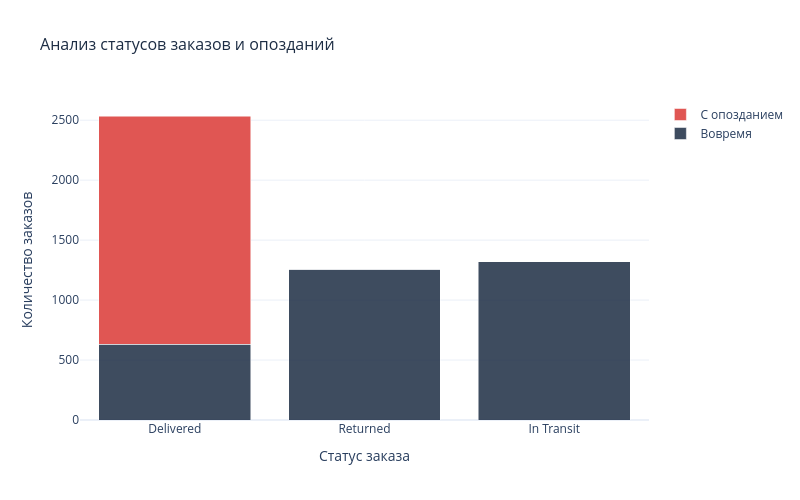

This figure's notebook cell:
### Markdown cell above
## Своевременность доставки 🚚

Цель: понять, сколько заказов доставляется вовремя, а сколько — с опозданием. Посчитать по статусам заказов:  
1.	Общее количество заказов (total_orders).  
2.	Количество заказов, доставленных с опозданием (фактическая дата доставки order_delivered_customer_time позже ожидаемой order_estimated_delivery_time).  

<div class="alert alert-block alert-info">
    
<pre>
<b>SELECT</b>
  order_status,
  COUNT(*) <b>AS</b> total_orders,
  COUNT(order_id) <b>FILTER</b>(
    <b>WHERE</b>
      order_delivered_customer_time > order_estimated_delivery_time
  ) <b>AS</b> late_orders
<b>FROM</b>
  orders
<b>GROUP BY</b>
  order_status

</pre>

</div>

Вывод: Заказов со статусов "Delivered" - 2 535, из них 1 902 доставлены с опозданием. Таким образом, On-time Delivery составляет лишь 25%, в то время как индустриальный бенчмарк для e-commerce и маркетплейсов обычно находится в диапазоне 80–90%. Для маркетплейсов товаров для дома и красоты спрос сильно чувствителен к срокам, и задержки напрямую бьют по повторным покупкам. Для выявления первопричин необходимо провести декомпозицию задержек по следующим направлениям:
- География: регионы с максимальной долей опозданий  
- Категории товаров: возможны разные SLA и логистические цепочки  
- Логистические партнёры / склады: вклад каждого звена в задержки  
- Временной тренд: усиление или стабилизация проблемы во времени  
Без устранения причин задержек дальнейшее масштабирование маркетплейса будет ограничено качеством исполнения доставки.

### Code cell
lateness(df)

### Figure 1 — Plotly figure (JSON) as saved in the notebook; plotly's stock layout.template omitted (floating-point values rounded to 4 significant figures)
{"data": [{"marker": {"color": "#1d2d44"}, "name": "Вовремя", "opacity": 0.85, "type": "bar", "x": ["Delivered", "Returned", "In Transit"], "y": [633, 1257, 1318]}, {"marker": {"color": "#e05653"}, "name": "С опозданием", "type": "bar", "x": ["Delivered", "Returned", "In Transit"], "y": [1902, 0, 0]}], "layout": {"barmode": "stack", "height": 500, "title": {"font": {"color": "#1d2d44", "size": 16}, "text": "Анализ статусов заказов и опозданий"}, "width": 800, "xaxis": {"title": {"text": "Статус заказа"}}, "yaxis": {"title": {"text": "Количество заказов"}}}}
